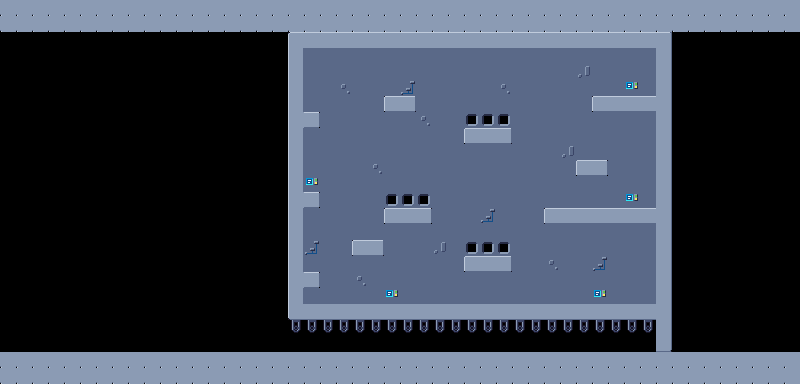

A 2D game scene composited from a Tiled map and its tileset images. What follows is a short description and the map's XML, with each tile layer's data collapsed to a summary:
An orthogonal 50x24 tile map with 16x16 px tiles, 3 tile layers (background, walls, ground), 3 tilesets and 16 objects (7x spawnpoint, 5x turret, player, camerafocus, lowestdrill, ...).

<map version="1.4" tiledversion="1.4.3" orientation="orthogonal" renderorder="right-down" width="50" height="24" tilewidth="16" tileheight="16" infinite="0" nextlayerid="5" nextobjectid="19">
 <editorsettings>
  <export target="tilemap.json" format="json" />
 </editorsettings>
 <tileset firstgid="1" name="tiles" tilewidth="16" tileheight="16" tilecount="64" columns="8">
  <image source="tiles.png" width="128" height="128" />
 </tileset>
 <tileset firstgid="65" name="bgtiles" tilewidth="16" tileheight="16" tilecount="64" columns="8">
  <image source="bgtiles.png" width="128" height="128" />
 </tileset>
 <tileset firstgid="129" name="tiles" tilewidth="16" tileheight="16" tilecount="64" columns="8">
  <image source="tiles.png" width="128" height="128" />
 </tileset>
 <layer id="3" name="background" width="50" height="24">
  <data>[1200 cells, 457 non-empty, 11 distinct tile ids]</data>
 </layer>
 <layer id="1" name="walls" width="50" height="24">
  <data>[1200 cells, 111 non-empty, 12 distinct tile ids]</data>
 </layer>
 <layer id="4" name="ground" width="50" height="24">
  <data>[1200 cells, 200 non-empty, 1 distinct tile ids]</data>
 </layer>
 <objectgroup id="2" name="objects">
  <object id="1" name="player" gid="1" x="617.984" y="292.936" width="16" height="16" />
  <object id="2" name="camerafocus" gid="4" x="479.178" y="191.017" width="16" height="16" />
  <object id="3" name="lowestdrill" gid="5" x="672" y="288" width="16" height="16" />
  <object id="4" name="spawnpoint" gid="6" x="146.359" y="334.044" width="16" height="16" />
  <object id="5" name="spawnpoint" gid="6" x="14.1323" y="334.387" width="16" height="16" />
  <object id="6" name="spawnpoint" gid="6" x="53.2124" y="328.732" width="16" height="16" />
  <object id="7" name="spawnpoint" gid="6" x="90.1002" y="329.369" width="16" height="16" />
  <object id="8" name="spawnpoint" gid="6" x="121.205" y="317.884" width="16" height="16" />
  <object id="9" name="spawnpoint" gid="6" x="70.9586" y="297.307" width="16" height="16" />
  <object id="10" name="spawnpoint" gid="6" x="29.3259" y="314.056" width="16" height="16" />
  <object id="11" name="turret" gid="159" x="307.835" y="188.887" width="16" height="16" />
  <object id="12" name="turret" gid="159" x="306.577" y="269.832" width="16" height="16" />
  <object id="13" name="turret" gid="159" x="304.964" y="110.199" width="16" height="16" />
  <object id="14" name="turret" gid="159" x="592.565" y="94.8856" width="16" height="16" />
  <object id="15" name="turret" gid="159" x="544.232" y="206.863" width="16" height="16" />
  <object id="16" name="computer" gid="32" x="613.142" y="205.157" width="16" height="16" />
 </objectgroup>
</map>
